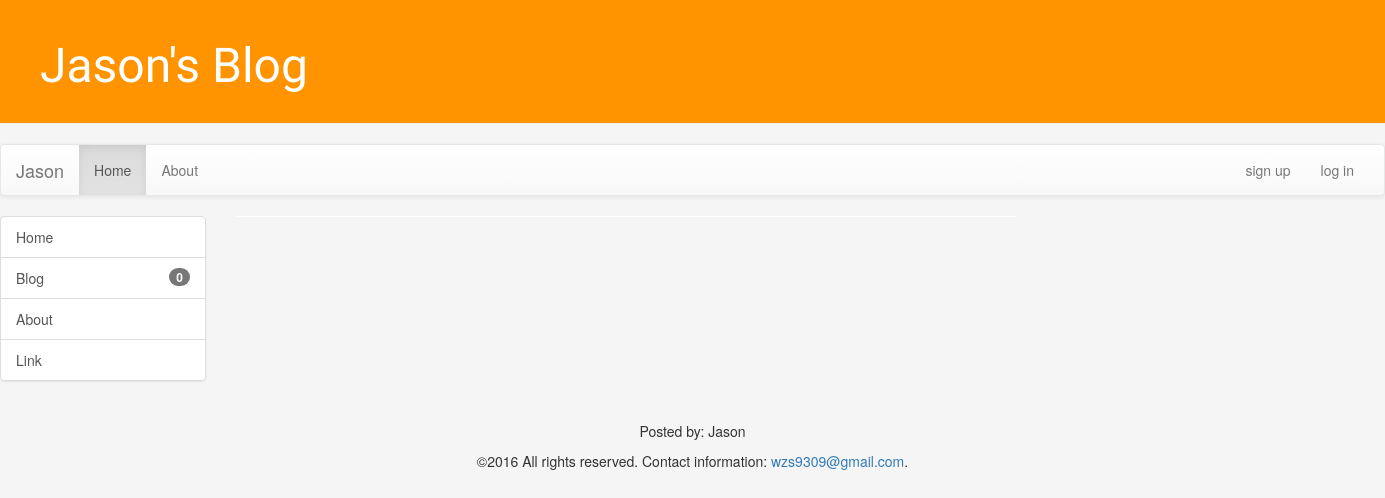
The app's page /, older data.
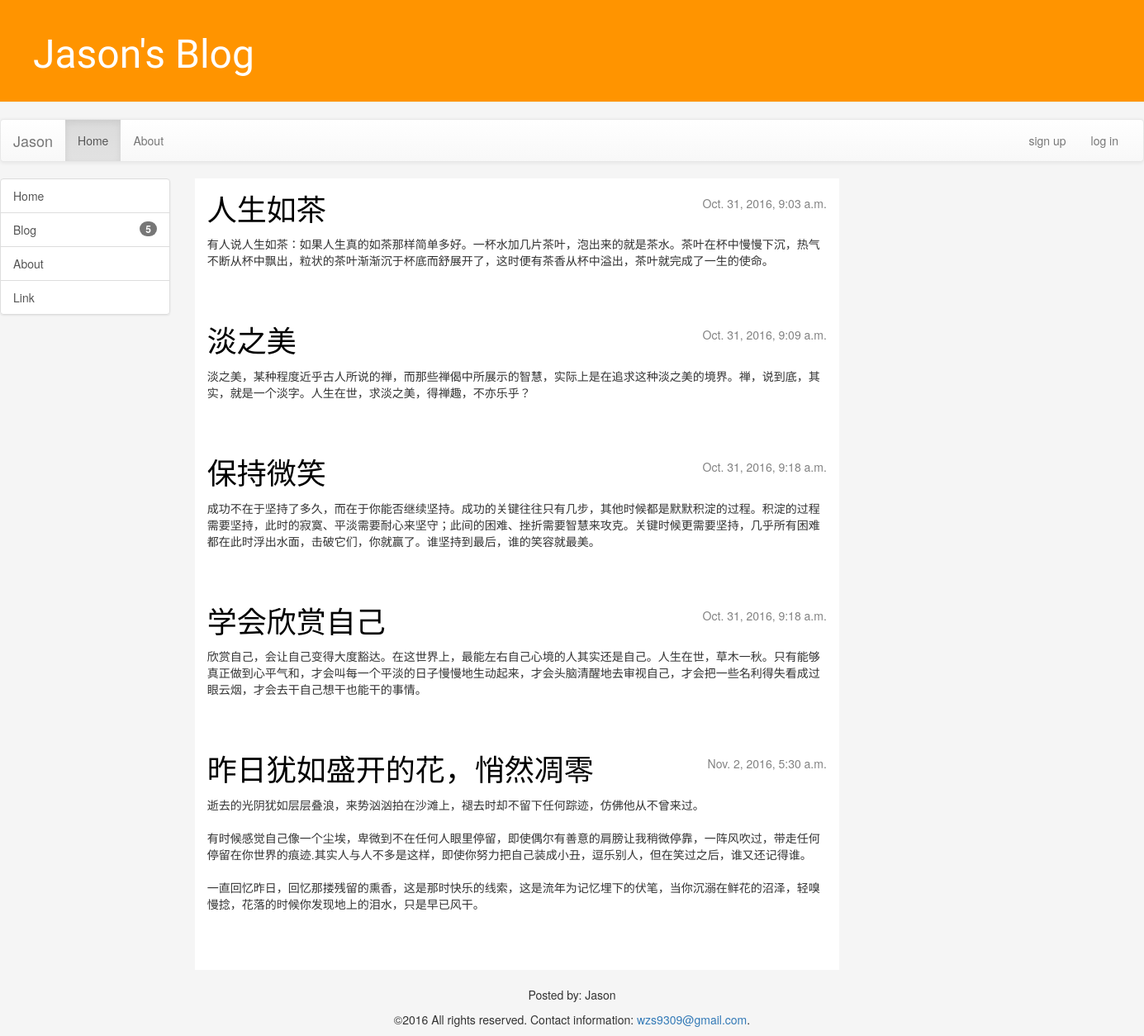
The same page, newer data.
### blog/models.py (models this page shows, shortened)
class Post(models.Model):
    author = models.ForeignKey('auth.User')
    title = models.CharField(max_length=200)
    text = models.TextField()
    created_date = models.DateTimeField(
            default=timezone.now)
    published_date = models.DateTimeField(
            blank=True, null=True)

### blog/views.py (the view)
# urls.py: url(r'^$', views.post_list, name='post_list'),
def post_list(request):
    posts = Post.objects.filter(published_date__lte=timezone.now()).order_by('published_date')
    return render(request,'blog/post_list.html',{'posts': posts})

### blog/templates/blog/post_list.html
{% extends 'blog/base.html' %}
    {% block menu %}
                <div class="list-group">
                    <a href="#" class="list-group-item">Home</a>
                    <a href="#" class="list-group-item"><span class="badge">{{ posts.count }}</span>Blog</a>
                    <a href="#" class="list-group-item">About</a>
                    <a href="#" class="list-group-item">Link</a>
                </div>
    {% endblock %}
    {% block content %}
        {% for post in posts %}
            <div class="post" >
                <div class="date">
                    {{ post.published_date }}
                </div>
                <h1><a href="{% url 'post_detail' pk=post.pk %}">{{ post.title }}</a></h1>
                <p>{{ post.text|linebreaksbr }}</p>
            </div>
        {% endfor %}
    {% endblock content %}

### blog/templates/blog/base.html (shortened to what this page needs)
{% load staticfiles %}
<!DOCTYPE html>
<html >
    <head>
        <link rel="stylesheet" href="//maxcdn.bootstrapcdn.com/bootstrap/3.2.0/css/bootstrap.min.css">
        <link rel="stylesheet" href="//maxcdn.bootstrapcdn.com/bootstrap/3.2.0/css/bootstrap-theme.min.css">
        <link rel="stylesheet" href="{% static 'css/blog.css' %}">
    </head>
    <body style="background-color: WhiteSmoke">
        <div class="page-header">
            <h1><a href="/">Jason's Blog</a></h1>
        </div>
        <nav class="navbar navbar-default" role="navigation">
            <div class="container-fluid">
                <div class="navbar-header">
                    <a class="navbar-brand" href="#">Jason</a>
                </div>
                <div class="collapse navbar-collapse" id="bs-example-navbar-collapse-1">
                    <ul class="nav navbar-nav">
                        <li class="active"><a href="#">Home</a></li>
                        <li><a href="#">About</a></li>
                    </ul>
                    <ul class="nav navbar-nav navbar-right">
                        {% if user.is_authenticated %}
                            <li><a href="#">Jason</a></li>
                        {% else %}
                            <li><a href="#">sign up</a></li>
                            <li><a href="./admin/">log in</a></li>
                        {% endif %}
                    </ul>
                </div>
            </div>
        </nav>
        <div class="row">
                <div class="col-sm-2">
                    {% block menu %}
                    {% endblock %}
                </div>
            <div class="col-sm-7">
                <div class="container">
                    <div class="row">
                        <div class="col-md-8" style="background-color: white">
                            {% block content %}
                            {% endblock %}
                        </div>
                    </div>
                </div>
            </div>
        </div>
    </body>
<footer style="text-align:center;padding-top: 20px">
    <p>Posted by: Jason</p>
    <p>©2016 All rights reserved. Contact information: <a href="mailto:wzs9309@gmail.com">wzs9309@gmail.com</a>.</p>
</footer>
</html>

### blog/static/css/blog.css (style rules this page uses)
.page-header { background-color: #ff9400; margin-top: 0; padding: 20px 20px 20px 40px; }
.page-header h1, .page-header h1 a, .page-header h1 a:visited, .page-header h1 a:active { color: #ffffff; font-size: 36pt; text-decoration: none; }
h1, h2, h3, h4 { font-family: 'Lobster', cursive; }
.date { float: right; color: #828282; }
.post { margin-bottom: 70px; }
.post h1 a, .post h1 a:visited { color: #000000; }

Row changes from the older to the newer data that the page shows:
added Post: published_date "Oct. 31, 2016, 9:03 a.m.", title "人生如茶", text "有人说人生如茶：如果人生真的如茶那样简单多好。一杯水加几片茶叶，泡出来的就是茶水。茶叶在杯中慢慢下沉，热气不断从杯中飘出，粒状的茶叶渐渐沉于杯底而舒展开了，这时便有茶香从杯中溢出，茶叶就完成了一生的使命。"
added Post: published_date "Oct. 31, 2016, 9:09 a.m.", title "淡之美", text "淡之美，某种程度近乎古人所说的禅，而那些禅偈中所展示的智慧，实际上是在追求这种淡之美的境界。禅，说到底，其实，就是一个淡字。人生在世，求淡之美，得禅趣，不亦乐乎？"
added Post: published_date "Oct. 31, 2016, 9:18 a.m.", title "保持微笑", text "成功不在于坚持了多久，而在于你能否继续坚持。成功的关键往往只有几步，其他时候都是默默积淀的过程。积淀的过程需要坚持，此时的寂寞、平淡需要耐心来坚守；此间的困难、挫折需要智慧来攻克。关键时候更需要坚持，几乎所有困难都在此时浮出水面，击破它们，你就赢了。谁坚持到最后，谁的笑容就最美。"
added Post: published_date "Oct. 31, 2016, 9:18 a.m.", title "学会欣赏自己", text "欣赏自己，会让自己变得大度豁达。在这世界上，最能左右自己心境的人其实还是自己。人生在世，草木一秋。只有能够真正做到心平气和，才会叫每一个平淡的日子慢慢地生动起来，才会头脑清醒地去审视自己，才会把一些名利得失看成过眼云烟，才会去干自己想干也能干的事情。"
added Post: published_date "Nov. 2, 2016, 5:30 a.m.", title "昨日犹如盛开的花，悄然凋零", text "逝去的光阴犹如层层叠浪，来势汹汹拍在沙滩上，褪去时却不留下任何踪迹，仿佛他从不曾来过。 有时候感觉自己像一个尘埃，卑微到不在任何人眼里停留，即使偶尔有善意的肩膀让我稍微停靠，一阵风吹过，带走任何停留在你世界的痕迹.其实人与人不多是这样，即使你努力把自己装成小丑，逗乐别人，但在笑过之后，谁又还记得谁。 一直回忆昨日，回忆那搂残留的熏香，这是那时快乐的线索，这是流年为记忆埋下的伏笔，当你沉溺在鲜花的沼泽，轻嗅慢捻，花落的时候你发现地上的泪水，只是早已风干。"
Text that changed along with them:
{{ posts.count }}: "0" → "5"
